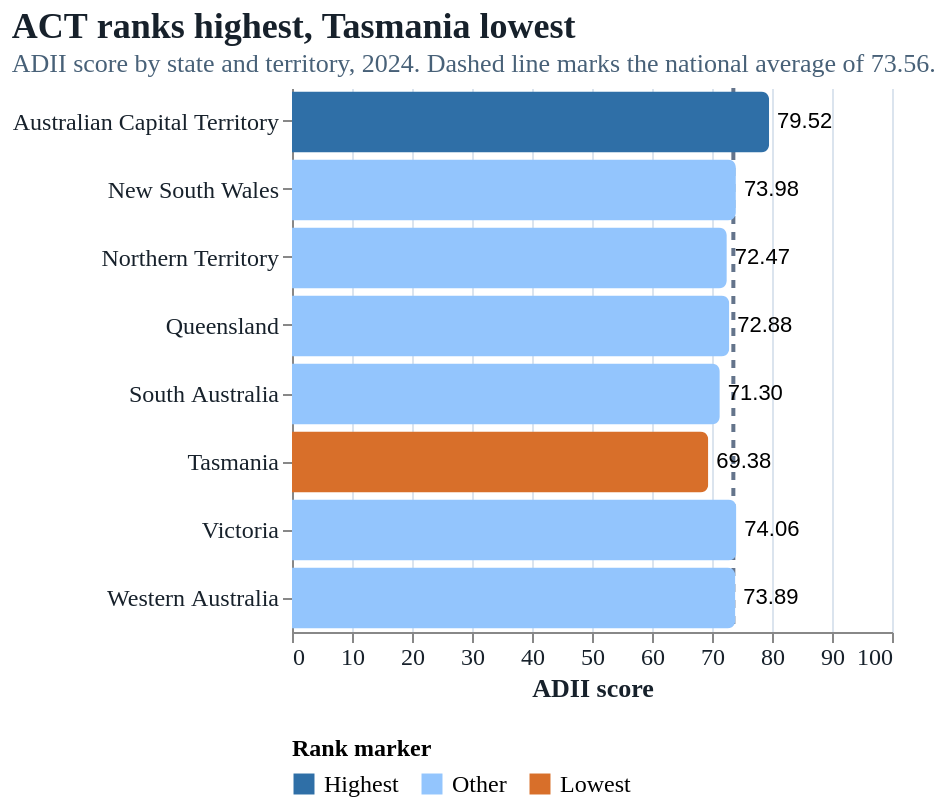

Vega-Lite specification for this chart:
### Vega-Lite specification from a JSON file in a GitHub repository (floating-point values rounded to 4 significant figures)
{"$schema": "https://vega.github.io/schema/vega-lite/v5.json", "description": "ADII score ranking by Australian state and territory, 2024.", "title": {"text": "ACT ranks highest, Tasmania lowest", "subtitle": "ADII score by state and territory, 2024. Dashed line marks the national average of 73.56."}, "width": "container", "height": {"step": 34}, "data": {"values": [{"state_name": "Australian Capital Territory", "adii_score": 79.52, "highlight": "Highest"}, {"state_name": "Victoria", "adii_score": 74.06, "highlight": "Other"}, {"state_name": "New South Wales", "adii_score": 73.98, "highlight": "Other"}, {"state_name": "Western Australia", "adii_score": 73.89, "highlight": "Other"}, {"state_name": "Queensland", "adii_score": 72.88, "highlight": "Other"}, {"state_name": "Northern Territory", "adii_score": 72.47, "highlight": "Other"}, {"state_name": "South Australia", "adii_score": 71.3, "highlight": "Other"}, {"state_name": "Tasmania", "adii_score": 69.38, "highlight": "Lowest"}]}, "layer": [{"data": {"values": [{"adii_score": 73.56}]}, "mark": {"type": "rule", "strokeDash": [4, 4], "strokeWidth": 2, "color": "#64748b"}, "encoding": {"x": {"field": "adii_score", "type": "quantitative", "scale": {"domain": [0, 100]}}}}, {"mark": {"type": "bar", "cornerRadiusEnd": 4}, "encoding": {"x": {"field": "adii_score", "type": "quantitative", "title": "ADII score", "scale": {"domain": [0, 100]}}, "y": {"field": "state_name", "type": "nominal", "title": null, "sort": "-x", "axis": {"labelLimit": 300}}, "color": {"field": "highlight", "type": "nominal", "title": "Rank marker", "scale": {"domain": ["Highest", "Other", "Lowest"], "range": ["#2f6fa7", "#93c5fd", "#d86f2a"]}}, "tooltip": [{"field": "state_name", "type": "nominal", "title": "State/Territory"}, {"field": "adii_score", "type": "quantitative", "title": "ADII score", "format": ".2f"}]}}, {"mark": {"type": "text", "align": "left", "dx": 4, "baseline": "middle", "fontSize": 11}, "encoding": {"x": {"field": "adii_score", "type": "quantitative"}, "y": {"field": "state_name", "type": "nominal", "sort": "-x", "axis": {"labelLimit": 300}}, "text": {"field": "adii_score", "type": "quantitative", "format": ".2f"}}}], "config": {"view": {"stroke": null}, "axis": {"labelFontSize": 12, "titleFontSize": 13, "gridColor": "#dbe4ee", "labelFont": "IBM Plex Sans", "titleFont": "IBM Plex Sans", "labelColor": "#17212b", "titleColor": "#17212b", "labelLimit": 320}, "title": {"fontSize": 18, "subtitleFontSize": 13, "anchor": "start", "font": "Space Grotesk", "subtitleFont": "IBM Plex Sans", "color": "#17212b", "subtitleColor": "#486178"}, "legend": {"labelFont": "IBM Plex Sans", "titleFont": "IBM Plex Sans", "labelFontSize": 12, "titleFontSize": 12, "symbolSize": 110, "orient": "bottom"}}}
